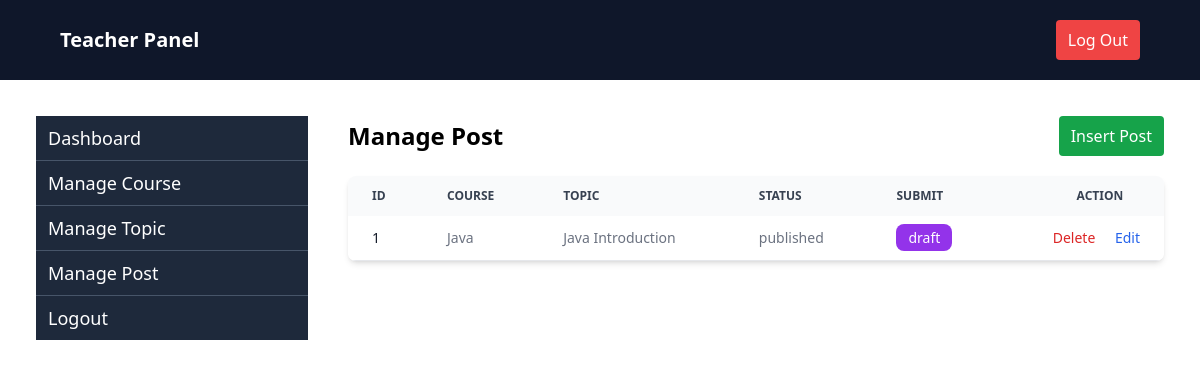
/manageTeacherPost/ (signed in), run on the app's committed database.
### tutorial/models.py (models this page shows, shortened)
class Content(models.Model):
    STATUS_CHOICES = (
        ('draft', 'Draft'),
        ('published', 'Published'),
    )
    course = models.ForeignKey(Course, on_delete=models.CASCADE, null=True, blank=True, related_name='contents')
    topic = models.ForeignKey(Topic, on_delete=models.CASCADE, null=True, blank=True, related_name='contents')
    title = models.CharField(max_length=200)
    slug = models.SlugField(blank=True, null=True)
    content = models.TextField()
    status = models.CharField(max_length=10, choices=STATUS_CHOICES, default='draft')
    author = models.ForeignKey(User, on_delete=models.CASCADE, null=True, blank=True)

class Course(models.Model):
    name = models.CharField(max_length=200)
    slug = models.SlugField(blank=True, null=True)
    description = models.TextField(blank=True, null=True)
    image = models.ImageField(upload_to="media/", blank=True, null=True)
    created_at = models.DateTimeField(auto_now_add=True)
    user = models.ForeignKey(User, on_delete=models.CASCADE, null=True, blank=True)

class Topic(models.Model):
    course = models.ForeignKey(Course, on_delete=models.CASCADE, null=True, blank=True, related_name='topics')
    slug = models.SlugField(blank=True, null=True)
    topic_name = models.CharField(max_length=200)
    description = models.TextField()

### tutorial/teacher_views.py (the view)
# urls.py: path('manageTeacherPost/', manageTeacherPost, name='manageTeacherPost'),
@login_required
def manageTeacherPost(request):
    posts = Content.objects.select_related('course').filter(author = request.user)
    return render(request, 'teacher/manageTeacherPost.html',{'posts':posts})

### tutorial/templates/teacher/manageTeacherPost.html
{% extends "teacher/teacherbase.html" %}
{% block content %}
<div class="flex flex-1 justify-between items-center">
    <h2 class="text-2xl font-semibold ">Manage Post </h2>
    <a href="{% url 'insertTeacherPost' %}" class="text-white bg-green-600 px-3 py-2 rounded">Insert Post</a>
</div>
<div class="relative overflow-x-auto shadow-md sm:rounded-lg mt-5">
    <table class="w-full text-sm text-left rtl:text-right text-gray-500 dark:text-gray-400">
        <thead class="text-xs text-gray-700 uppercase bg-gray-50 dark:bg-gray-700 dark:text-gray-400">
            <tr>
                <th scope="col" class="px-6 py-3">
                    Id
                </th>
                <th scope="col" class="px-6 py-3">Course</th>
                <th scope="col" class="px-6 py-3">Topic</th>
                <th scope="col" class="px-6 py-3">Status</th>
                <th scope="col" class="px-6 py-3">Submit</th>
                <th scope="col" class="px-6 py-3 text-right pr-[5%]">
                    Action
                </th>
            </tr>
        </thead>
        <tbody>
            {% for post in posts %}
            <tr class="bg-white border-b dark:bg-gray-800 dark:border-gray-700 hover:bg-gray-50 dark:hover:bg-gray-600">
                <th scope="row" class="px-6 py-3 font-medium text-gray-900 whitespace-nowrap dark:text-white">
                    {{ post.id }}
                </th>
                <td class="px-6 py-3 text-sm">{{post.course.name}}</td>
                <td class="px-6 py-3 text-sm">{{post.topic.topic_name}}</td>
                <td class="px-6 py-3 text-sm ">{{ post.status }}</td>
                <td class="px-6 py-3 text-sm ">
                    {% if post.status == 'draft' %}
                    <a href="{% url 'publishedTeacherPost' post.id %}"
                        class="font-medium text-white bg-blue-600 rounded-lg py-1 px-3 hover:underline">Published</a>
                    {% else %}
                    <a href="{% url 'publishedTeacherPost' post.id %}"
                        class="font-medium text-white bg-purple-600 rounded-lg py-1 px-3 hover:underline">draft</a>
                    {% endif %}
                </td>
                <td class="px-6 py-3 text-right space-x-4">
                    <a href="{% url 'deleteTeacherPost' post.id %}"
                        class="font-medium text-red-600 dark:text-red-500 hover:underline">Delete</a>
                    <a href="{% url 'editTeacherPost' post.id %}"
                        class="font-medium text-blue-600 dark:text-blue-500 hover:underline">Edit</a>
                </td>
            </tr>
            {% empty %}
            <tr>
                <td colspan="3" class="px-6 py-4 text-center text-gray-500 dark:text-gray-400">
                    No Content found.
                </td>
            </tr>
            {% endfor %}
        </tbody>
    </table>
</div>
{% endblock %}

### data on the page
Content: id "1", course.name "Java", topic.topic_name "Java Introduction", status "published", shows "draft"
